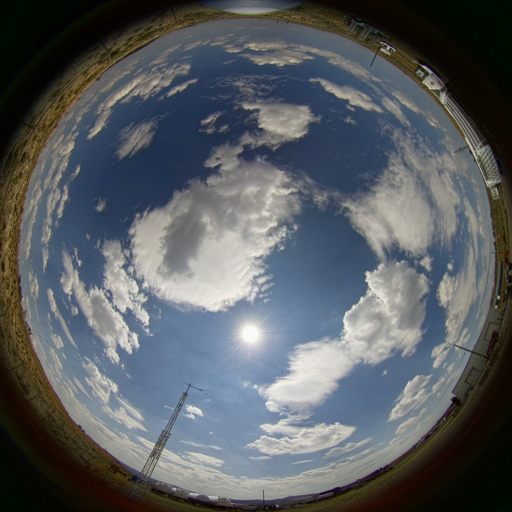
#> input picture input/pyranovision_rgb.png, 512 x 512 px
$ python fit_pyranovision_clearsky.py --image ../input/pyranovision_rgb.png
#> lines starting #> are read from the running program, lines starting #| are printed output that depends on the picture; after the words box and inside, x2 and y2 are one past the last pixel; in counts of white or black regions, pixels touching at a corner belong together
### utils/colorspace_utils.py
#!/usr/bin/env python3
"""
colorspace_utils.py

Color space conversions for sky imaging:
- sRGB ↔ Linear RGB
- Linear RGB ↔ XYZ
- XYZ ↔ sRGB (full pipeline)
- Radiance scaling and normalization
"""

import numpy as np

try:
    import colour
except ImportError:
    colour = None


def srgb_to_linear(rgb_srgb):
    """
    Remove sRGB gamma encoding to get scene-linear RGB.

    Args:
        rgb_srgb: sRGB values in [0, 1] or [0, 255], shape (..., 3) or (3, ...)

    Returns:
        Linear RGB in [0, 1], same shape as input
    """
    # Normalize to [0, 1] if in [0, 255]
    if rgb_srgb.dtype == np.uint8 or np.max(rgb_srgb) > 1.0:
        rgb_norm = rgb_srgb.astype(np.float32) / 255.0
    else:
        rgb_norm = rgb_srgb.astype(np.float32)

    # sRGB inverse gamma
    linear = np.where(
        rgb_norm <= 0.04045,
        rgb_norm / 12.92,
        np.power((rgb_norm + 0.055) / 1.055, 2.4)
    )

    return linear


# [279 lines left out: functions linear_to_srgb, srgb_to_xyz, xyz_to_srgb_simple, xyz_to_srgb_colour, normalize_xyz_by_luminance, scale_xyz_to_radiance_units and 3 more, not called in this run]


# [22 lines that do not run on import are left out]

### src/fit_pyranovision_clearsky.py
#!/usr/bin/env python3
"""
Fit clear-sky coefficients for Pyranovision camera.

Method: Constrained_B (Y-based with B >= -0.5)
Projection: K-tan stereographic with K=1.2
Sun size: Will be optimized during generation

This prevents chromatic artifacts (blue/yellow rings) that occur with per-channel fitting.
"""

from pathlib import Path
import json
import numpy as np
from PIL import Image
import sys
from scipy.ndimage import binary_erosion
from scipy.optimize import least_squares

sys.path.insert(0, str(Path(__file__).parent.parent / "utils"))
from colorspace_utils import srgb_to_linear

# Default paths (can be overridden via command line)
BASE_DIR = Path(__file__).parent.parent
DEFAULT_IMAGE = BASE_DIR / "input/pyranovision_rgb.png"
DEFAULT_MASK = BASE_DIR / "input/masks/pyranovision_mask.png"
DEFAULT_OUTPUT = BASE_DIR / "output/pyranovision/coefficients.json"

K_STEREO = 1.2  # Optimal K value for Pyranovision
BETA = 0.32
ZE_HORIZON_CUTOFF = 85.0
BAND_GAMMA_MIN = 88.0
BAND_GAMMA_MAX = 92.0

CLASS_COLORS = {
    'background':  (66, 245, 84),
    'clear_sky':   (66, 135, 245),
    'cloud':       (245, 66, 66),
    'sun':         (245, 212, 66),
}

def k_tan_theta_from_radius(r, R, K):
    denom = np.tan(K * np.pi / 4.0)
    t = (r / R) * denom
    t = np.clip(t, 0.0, 1e6)
    return (2.0 / K) * np.arctan(t)

def compute_sun_pixel_angle(az_pix, ze_pix, az_sun, ze_sun):
    az_pix_rad = np.radians(az_pix)
    ze_pix_rad = np.radians(ze_pix)
    az_sun_rad = np.radians(az_sun)
    ze_sun_rad = np.radians(ze_sun)
    cos_spa = (np.sin(ze_pix_rad) * np.sin(ze_sun_rad) * np.cos(az_pix_rad - az_sun_rad) +
               np.cos(ze_pix_rad) * np.cos(ze_sun_rad))
    cos_spa = np.clip(cos_spa, -1.0, 1.0)
    return np.degrees(np.arccos(cos_spa))

def fit_disk(mask_or_gray):
    a = mask_or_gray.astype(np.float32)
    if a.ndim == 3:
        a = a.mean(-1)
    mask = a > (5.0 if a.max() > 1.5 else 0.02)
    H, W = a.shape
    if not mask.any():
        return (W-1)/2.0, (H-1)/2.0, min(W, H)/2.05
    ys, xs = np.nonzero(mask)
    cx, cy = xs.mean(), ys.mean()
    edge = mask & (~binary_erosion(mask, iterations=1))
    ys_e, xs_e = np.nonzero(edge)
    if xs_e.size < 30:
        R = min(W, H)/2.05
    else:
        R = np.median(np.hypot(xs_e - cx, ys_e - cy))
    return cx, cy, R

def G_model(theta_rad, A, B, C, beta=BETA):
    ct = np.clip(np.cos(theta_rad), 0.0, 1.0)
    return A * (1.0 + C * np.power(ct, beta)) / (1.0 + B * ct + 1e-8)

def S_model(gamma_rad, D, E, F, H):
    g = np.clip(gamma_rad, 1e-3, np.pi)
    return D + E * np.power(g, -F) + H * np.cos(gamma_rad)

def main(image_path=None, mask_path=None, output_path=None):
#> called with image_path = '../input/pyranovision_rgb.png'
    image_path = Path(image_path) if image_path else DEFAULT_IMAGE
    mask_path = Path(mask_path) if mask_path else DEFAULT_MASK
    output_path = Path(output_path) if output_path else DEFAULT_OUTPUT

    print("="*70)
    print("FITTING PYRANOVISION CLEAR-SKY COEFFICIENTS")
    print("="*70)
    print(f"Method: Constrained_B (prevents chromatic artifacts)")
    print(f"Projection: K-tan K={K_STEREO}")
    print()

    # Load image
    img = Image.open(image_path).convert("RGB")
#> img is the input picture: PIL image 512x512 RGB; mean R, G, B 88.8, 93.4, 97.4
    rgb8 = np.array(img, np.uint8)
    H, W = rgb8.shape[:2]
#> H = 512; W = 512
    rgb_real = rgb8.astype(np.float32) / 255.0
    real_lin = srgb_to_linear(rgb_real)

    print(f"Image: {W}×{H}")
#| Image: 512×512

    # Load mask
    mask_img = Image.open(mask_path).convert("RGB")
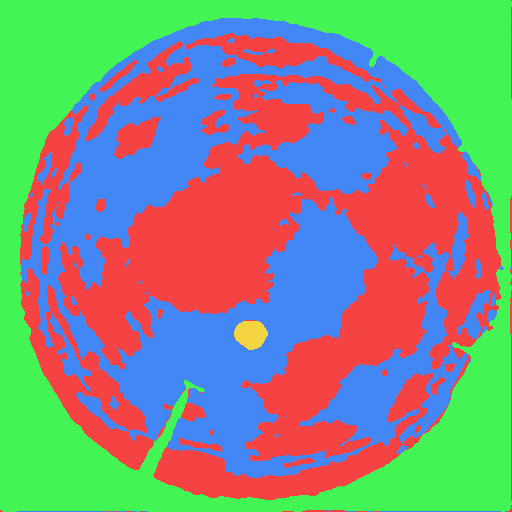
#> input picture input/masks/pyranovision_mask.png, 512 x 512 px
#> mask_img is the input picture: PIL image 512x512 RGB; mean R, G, B 131.4, 144.4, 129.6
    mask_arr = np.array(mask_img, np.uint8)
    clear_sky_mask = np.all(mask_arr == CLASS_COLORS['clear_sky'], axis=-1)
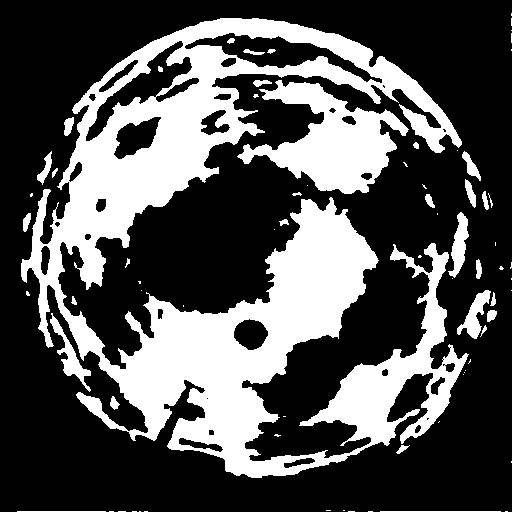
#> clear_sky_mask: shape (512, 512) bool; 32.4% white; 74 white regions (42 under 20 px), largest, box (x1, y1, x2, y2) and area: (21, 18, 469, 478) 71913, (237, 80, 409, 194) 8785, (50, 313, 91, 392) 756
    sun_mask = np.all(mask_arr == CLASS_COLORS['sun'], axis=-1)
#> sun_mask: shape (512, 512) bool; 0.28% white; 1 white region, box (x1, y1, x2, y2) and area: (234, 321, 268, 350) 745
    cloud_mask = np.all(mask_arr == CLASS_COLORS['cloud'], axis=-1)
#> cloud_mask: shape (512, 512) bool; 36.2% white; 75 white regions (37 under 20 px), largest, box (x1, y1, x2, y2) and area: (58, 74, 501, 461) 65227, (153, 373, 433, 500) 8405, (20, 268, 154, 470) 7643

    print(f"Clear-sky: {clear_sky_mask.sum():,} pixels")
#| Clear-sky: 85,008 pixels
    print(f"Sun: {sun_mask.sum():,} pixels")
#| Sun: 745 pixels

    # Geometry
    ys_sun, xs_sun = np.nonzero(sun_mask)
#> ys_sun = 745 values from 321 to 349; xs_sun = 745 values, max 267 at index 295, min 234 at index 262, mean 250.4
    sun_x, sun_y = xs_sun.mean(), ys_sun.mean()
#> sun_x = 250.4; sun_y = 333.9

    sky_combined = clear_sky_mask | sun_mask | cloud_mask
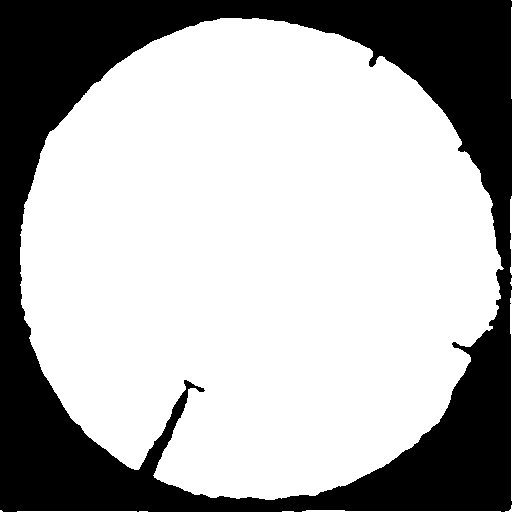
#> sky_combined: shape (512, 512) bool; 68.9% white; 1 black region, box (x1, y1, x2, y2) and area: (0, 0, 512, 512) 81397
    cx, cy, R = fit_disk(sky_combined.astype(np.uint8) * 255)
#> in fit_disk, `cx, cy = xs.mean(), ys.mean()`: cx = 257.3; cy = 259.7
#> in fit_disk, `edge = mask & (~binary_erosion(mask, iterations=1))`:
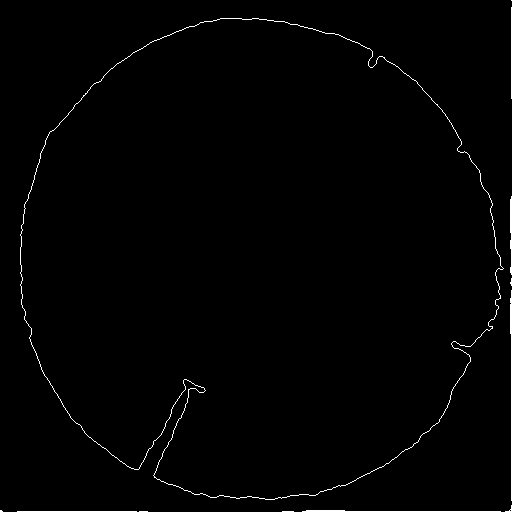
#> edge: shape (512, 512) bool; 0.97% white in thin lines or dots
#> in fit_disk, `ys_e, xs_e = np.nonzero(edge)`: ys_e = 2541 values from 0 to 511; xs_e = 2541 values, max 511 at index 0, min 0 at index 2148, mean 307.7
#> in fit_disk, `R = np.median(np.hypot(xs_e - cx, ys_e - cy))`: R = 241.3
#> cx = 257.3; cy = 259.7; R = 241.3
    print(f"Disk: center=({cx:.1f}, {cy:.1f}), R={R:.1f}px")
#| Disk: center=(257.3, 259.7), R=241.3px

    yy, xx = np.meshgrid(np.arange(H), np.arange(W), indexing="ij")
    x = xx - cx
    y = cy - yy
    r = np.hypot(x, y)
    r_clipped = np.minimum(r, R)

    theta = k_tan_theta_from_radius(r_clipped, R, K=K_STEREO)
    ze_deg = np.degrees(theta)
    phi = np.arctan2(y, x)
    az_math = (np.degrees(phi) % 360.0).astype(np.float32)
    az_nav = (90.0 - az_math) % 360.0
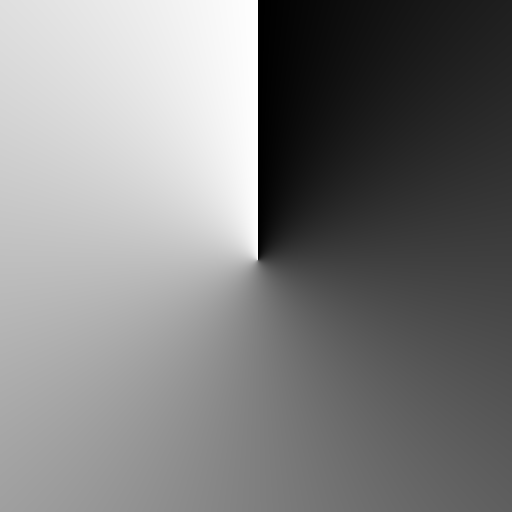
#> az_nav: shape (512, 512) float32; min 0.164, max 359.9, mean 180.7; drawn with min black and max white

    sun_az_nav = az_nav[int(sun_y), int(sun_x)]
#> sun_az_nav = 185.7
    sun_ze_deg = ze_deg[int(sun_y), int(sun_x)]
#> sun_ze_deg = 37.99
    print(f"Sun: az={sun_az_nav:.1f}° (nav), ze={sun_ze_deg:.1f}°")
#| Sun: az=185.7° (nav), ze=38.0°

    SPA_deg = compute_sun_pixel_angle(az_nav, ze_deg, sun_az_nav, sun_ze_deg)
#> in compute_sun_pixel_angle, `az_sun_rad = np.radians(az_sun)`: az_sun_rad = 3.24
#> in compute_sun_pixel_angle, `ze_sun_rad = np.radians(ze_sun)`: ze_sun_rad = 0.663
    gamma = np.radians(SPA_deg)
    disk = r <= R
#> disk: shape (512, 512) bool; 69.8% white; 1 black region, box (x1, y1, x2, y2) and area: (0, 0, 512, 512) 79198

    # Build fitting masks
    non_horizon = (ze_deg <= ZE_HORIZON_CUTOFF)
#> non_horizon: shape (512, 512) bool; 56.2% white; 1 black region, box (x1, y1, x2, y2) and area: (0, 0, 512, 512) 114871
    fitting_mask = clear_sky_mask & disk & non_horizon
#> fitting_mask: shape (512, 512) bool; 27.2% white; 39 white regions (21 under 20 px), largest, box (x1, y1, x2, y2) and area: (42, 47, 454, 477) 59809, (237, 80, 409, 194) 8785, (448, 212, 469, 278) 677
    band = fitting_mask & (SPA_deg >= BAND_GAMMA_MIN) & (SPA_deg <= BAND_GAMMA_MAX)
#> band: shape (512, 512) bool; 1.3% white; 4 white regions, box (x1, y1, x2, y2) and area: (64, 149, 210, 212) 1888, (237, 148, 375, 188) 1311, (452, 231, 467, 259) 237, (52, 202, 59, 220) 42

    print(f"Fitting pixels: {fitting_mask.sum():,}")
#| Fitting pixels: 71,250

    # Fit constrained_B coefficients (Y-based with B >= -0.5)
    print("\n[Fitting Coefficients]")
    Y = real_lin.mean(axis=-1)

    # Gradation fit
    th_band = theta[band]
#> th_band = 3478 values, max 1.46 at index 3217, min 0.874 at index 908, mean 1.14
    I_band = Y[band]
#> I_band = 3478 values, max 0.171 at index 3323, min 0.0325 at index 181, mean 0.0559

    A0, B0, C0 = max(np.median(I_band), 1e-3), -0.3, 0.2
#> A0 = 0.051; B0 = -0.3; C0 = 0.2
    bounds_G = ([0.0, -0.5, -2.0], [np.inf, 0.0, 1.5])  # B >= -0.5 constraint

    def resid_G(params):
        A, B, C = params
        return (G_model(th_band, A, B, C) - I_band)
#> in G_model, `ct = np.clip(np.cos(theta_rad), 0.0, 1.0)`: ct = 3478 values, max 0.641 at index 908, min 0.11 at index 3217, mean 0.415

    sol_G = least_squares(resid_G, x0=[A0, B0, C0], bounds=bounds_G, loss='huber', f_scale=0.02)
#> sol_G = 12 items
    A, B, C = sol_G.x
#> A = 0.121; B = -1.24e-11; C = -0.751

    print(f"  Gradation: A={A:.4f}, B={B:.4f}, C={C:.4f}")
#|   Gradation: A=0.1215, B=-0.0000, C=-0.7513

    # Scattering fit
    G_full = G_model(theta, A, B, C)
    S_samples = np.clip(Y / np.where(G_full <= 1e-8, 1e-8, G_full), 1e-6, None)
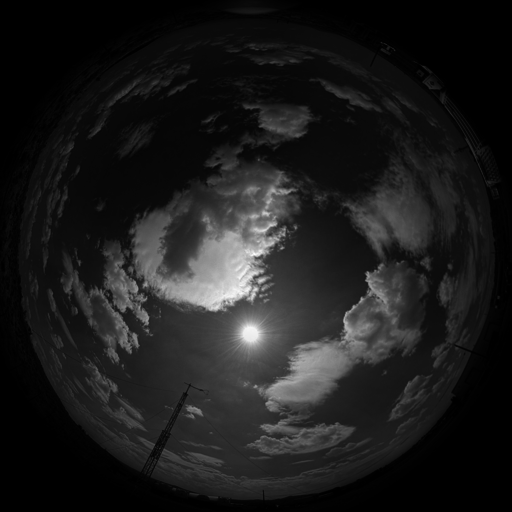
#> S_samples: shape (512, 512) float64; min 0.00167, max 27.39, mean 3.1; drawn with min black and max white

    g_fit = gamma[fitting_mask]
    s_fit = S_samples[fitting_mask]
    mask_s = (np.degrees(g_fit) > 5.0)
    g_fit = g_fit[mask_s]
    s_fit = s_fit[mask_s]

    D0, E0, F0, H0 = float(np.percentile(s_fit, 10)), 1.0, 1.2, 0.2
#> D0 = 0.816; E0 = 1; F0 = 1.2; H0 = 0.2
    bounds_S = ([0.0, 0.0, 0.2, -1.0], [10.0, 1e4, 3.0, 1.0])

    def resid_S(params):
        D, E, F, H = params
        return (S_model(g_fit, D, E, F, H) - s_fit)

    sol_S = least_squares(resid_S, x0=[D0, E0, F0, H0], bounds=bounds_S, loss='huber', f_scale=0.02)
#> sol_S = 12 items
    D, E, F, H_coeff = sol_S.x
#> D = 1.31e-13; E = 2.18; F = 0.923; H_coeff = 1

    print(f"  Scattering: D={D:.4f}, E={E:.4f}, F={F:.4f}, H={H_coeff:.4f}")
#|   Scattering: D=0.0000, E=2.1771, F=0.9229, H=1.0000

    # RGB scales
    Y_syn_temp = G_full * S_model(gamma, D, E, F, H_coeff)
    valid_scale = fitting_mask & (Y_syn_temp > 1e-3)

    rgb_scales = {}
    for i, ch_name in enumerate(["R", "G", "B"]):
        ch_real = real_lin[..., i]
        ratio = ch_real[valid_scale] / Y_syn_temp[valid_scale]
        scale = float(np.median(ratio))
        rgb_scales[ch_name] = scale
#> this loop made 3 passes
#> scale on passes 1 to 3: 0.571, 0.888, 1.46
#> pass 3, in main, `ch_real = real_lin[..., i]`:
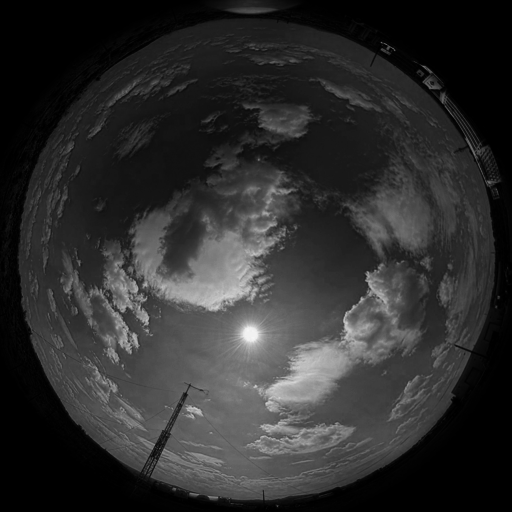
#> ch_real: shape (512, 512) float32; min 0, max 0.965, mean 0.182
#> after the loop, rgb_scales = {'R': 0.571, 'G': 0.888, 'B': 1.46}

    print(f"  RGB scales: R={rgb_scales['R']:.4f}, G={rgb_scales['G']:.4f}, B={rgb_scales['B']:.4f}")
#|   RGB scales: R=0.5713, G=0.8876, B=1.4615

    # Save coefficients
    output_path.parent.mkdir(parents=True, exist_ok=True)
    coeffs = {
        "camera": "Pyranovision",
        "projection": "K-tan stereographic",
        "K": K_STEREO,
        "method": "constrained_B",
        "Y": {
            "A": float(A),
            "B": float(B),
            "C": float(C),
            "D": float(D),
            "E": float(E),
            "F": float(F),
            "H": float(H_coeff)
        },
        "RGB_scales": rgb_scales,
        "disk": {"cx": float(cx), "cy": float(cy), "R": float(R)},
        "sun": {"az_nav": float(sun_az_nav), "ze": float(sun_ze_deg), "x": float(sun_x), "y": float(sun_y)}
    }

    output_path.write_text(json.dumps(coeffs, indent=2))

    print(f"\n✅ Saved coefficients: {output_path}")
    print("\n" + "="*70)
    print("Next: Run generate_pyranovision_synthetic.py")
    print("="*70)

if __name__ == "__main__":
    import argparse
    parser = argparse.ArgumentParser(description="Fit Pyranovision clear-sky coefficients")
    parser.add_argument("--image", help="Path to RGB image")
    parser.add_argument("--mask", help="Path to semantic mask")
    parser.add_argument("--output", help="Path to output JSON")
    args = parser.parse_args()

    main(args.image, args.mask, args.output)
